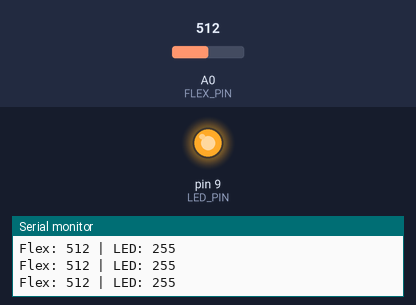
The sketch below on a simulated Arduino Uno, built with avr-gcc and run on an emulated ATmega328P. Parts: output pins drawn as LEDs (lit = HIGH), the last lines printed to the serial monitor. The test bench sets the inputs (shaded band); at power-on: A0 (FLEX_PIN) = 512.

Above: at 1.2 s.
1.3 s: A0 (FLEX_PIN) set to 316
2.8 s: A0 (FLEX_PIN) set to 288
At 4.0 s:
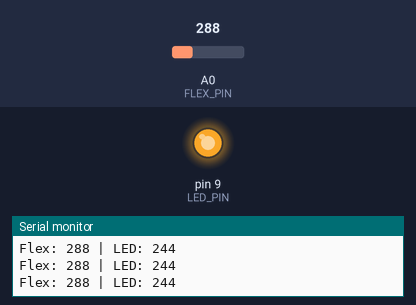
4.3 s: A0 (FLEX_PIN) set to 122
At 4.8 s:
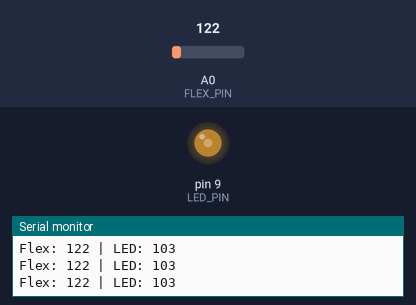
5.8 s: A0 (FLEX_PIN) set to 0
At 6.3 s:
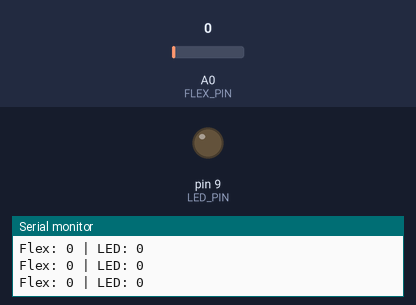
Timing chart, 0 to 8.3 s (numbered marks = the images above; inputs shaded):
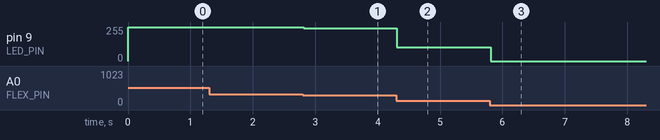

The sketch:

flexsensor.ino
```cpp
constexpr uint8_t LED_PIN  = 9;
constexpr uint8_t FLEX_PIN = A0;

// Adjust these after observing the sensor in Serial Monitor.
constexpr int FLEX_MIN = 0;
constexpr int FLEX_MAX = 300;

constexpr uint8_t SAMPLE_COUNT = 10;
constexpr unsigned long LOOP_DELAY_MS = 20;

int readFlexSensor() {
  long total = 0;

  for (uint8_t i = 0; i < SAMPLE_COUNT; ++i) {
    total += analogRead(FLEX_PIN);
  }

  return total / SAMPLE_COUNT;
}

void setup() {
  pinMode(LED_PIN, OUTPUT);
  pinMode(FLEX_PIN, INPUT);

  Serial.begin(9600);
}

void loop() {
  const int flexReading = readFlexSensor();

  // Prevent readings outside the calibrated range from overflowing.
  const int constrainedReading =
      constrain(flexReading, FLEX_MIN, FLEX_MAX);

  // Most Arduino boards expect analogWrite values from 0 to 255.
  const uint8_t ledBrightness =
      map(constrainedReading, FLEX_MIN, FLEX_MAX, 0, 255);

  analogWrite(LED_PIN, ledBrightness);

  Serial.print("Flex: ");
  Serial.print(flexReading);
  Serial.print(" | LED: ");
  Serial.println(ledBrightness);

  delay(LOOP_DELAY_MS);
}
```

IR_Sensor.cpp
```cpp
// mBot Ranger Line-Follower Sensor State Viewer
//
// Move the sensor over black and white surfaces.
// The onboard lights show the current sensor state.

#include <Arduino.h>
#include <MeAuriga.h>

MeLineFollower line_follower_sensor(PORT_9);
MeRGBLed onboard_lights(0, 12);

const unsigned long kPrintIntervalMs = 250;

unsigned long last_print_time_ms = 0;

// Sets both onboard RGB lights to the same color.
void SetLightColor(int red, int green, int blue) {
  onboard_lights.setColor(0, red, green, blue);
  onboard_lights.show();
}

// Returns a readable description of the line-follower state.
const char* GetLineStateName(uint8_t line_sensor_state) {
  if (line_sensor_state == S1_IN_S2_IN) {
    return "LEFT BLACK | RIGHT BLACK";
  }

  if (line_sensor_state == S1_IN_S2_OUT) {
    return "LEFT BLACK | RIGHT WHITE";
  }

  if (line_sensor_state == S1_OUT_S2_IN) {
    return "LEFT WHITE | RIGHT BLACK";
  }

  if (line_sensor_state == S1_OUT_S2_OUT) {
    return "LEFT WHITE | RIGHT WHITE";
  }

  return "UNKNOWN STATE";
}

// Displays a different color for each possible sensor state.
void ShowLineState(uint8_t line_sensor_state) {
  if (line_sensor_state == S1_IN_S2_IN) {
    SetLightColor(150, 0, 255);  // Purple
  } else if (line_sensor_state == S1_IN_S2_OUT) {
    SetLightColor(255, 180, 0);  // Yellow
  } else if (line_sensor_state == S1_OUT_S2_IN) {
    SetLightColor(0, 80, 255);   // Blue
  } else {
    SetLightColor(0, 255, 0);    // Green
  }
}

void setup() {
  Serial.begin(9600);

  onboard_lights.setpin(44);
  onboard_lights.fillPixelsBak(0, 2, 1);

  Serial.println();
  Serial.println("MBOT RANGER LINE-FOLLOWER TEST");
  Serial.println("Move the sensor over black and white surfaces.");
  Serial.println();
}

void loop() {
  uint8_t line_sensor_state =
      line_follower_sensor.readSensors();

  ShowLineState(line_sensor_state);

  if (millis() - last_print_time_ms >= kPrintIntervalMs) {
    Serial.print("Line state value: ");
    Serial.print(line_sensor_state);

    Serial.print(" | Meaning: ");
    Serial.println(GetLineStateName(line_sensor_state));

    last_print_time_ms = millis();
  }
}
```

gyroscope.cpp
```cpp
// mBot Ranger Gyroscope Tilt Viewer
//
// Keep the Ranger still while the gyroscope starts.
// Tilt the robot to change the onboard light color.

#include <Arduino.h>
#include <Wire.h>
#include <MeAuriga.h>

MeGyro onboard_gyroscope(1, 0x69);
MeRGBLed onboard_lights(0, 12);

// -------------------------------------------------------
// STUDENT ZONE
// Increase this value to require a larger tilt.
// -------------------------------------------------------

const float kTiltLimitDegrees = 20.0;

// -------------------------------------------------------
// END STUDENT ZONE
// -------------------------------------------------------

const unsigned long kPrintIntervalMs = 250;

unsigned long last_print_time_ms = 0;

// Sets both onboard RGB lights to the same color.
void SetLightColor(int red, int green, int blue) {
  onboard_lights.setColor(0, red, green, blue);
  onboard_lights.show();
}

// Changes the light color based on the X-axis tilt angle.
void ShowTiltDirection(float tilt_angle_degrees) {
  if (tilt_angle_degrees > kTiltLimitDegrees) {
    SetLightColor(255, 0, 0);    // Red
  } else if (tilt_angle_degrees < -kTiltLimitDegrees) {
    SetLightColor(0, 80, 255);   // Blue
  } else {
    SetLightColor(0, 255, 0);    // Green
  }
}

void setup() {
  Serial.begin(9600);

  onboard_lights.setpin(44);
  onboard_lights.fillPixelsBak(0, 2, 1);

  Serial.println();
  Serial.println("MBOT RANGER GYROSCOPE TEST");
  Serial.println("Keep the robot still while the sensor starts.");
  Serial.println();

  onboard_gyroscope.begin();

  delay(2000);

  Serial.println("Gyroscope ready.");
  Serial.println();
}

void loop() {
  onboard_gyroscope.update();

  float tilt_angle_x =
      onboard_gyroscope.getAngleX();

  float tilt_angle_y =
      onboard_gyroscope.getAngleY();

  float rotation_angle_z =
      onboard_gyroscope.getAngleZ();

  ShowTiltDirection(tilt_angle_x);

  if (millis() - last_print_time_ms >= kPrintIntervalMs) {
    Serial.print("X tilt: ");
    Serial.print(tilt_angle_x);

    Serial.print(" | Y tilt: ");
    Serial.print(tilt_angle_y);

    Serial.print(" | Z rotation: ");
    Serial.println(rotation_angle_z);

    last_print_time_ms = millis();
  }
}
```

Measured:
- after the input at 2.8 s, pin 9 (LED_PIN): 255/255 → 244/255 at once
- after the input at 4.3 s, pin 9 (LED_PIN): 244/255 → 103/255 at once
- after the input at 5.8 s, pin 9 (LED_PIN): 103/255 → 0/255 at once
